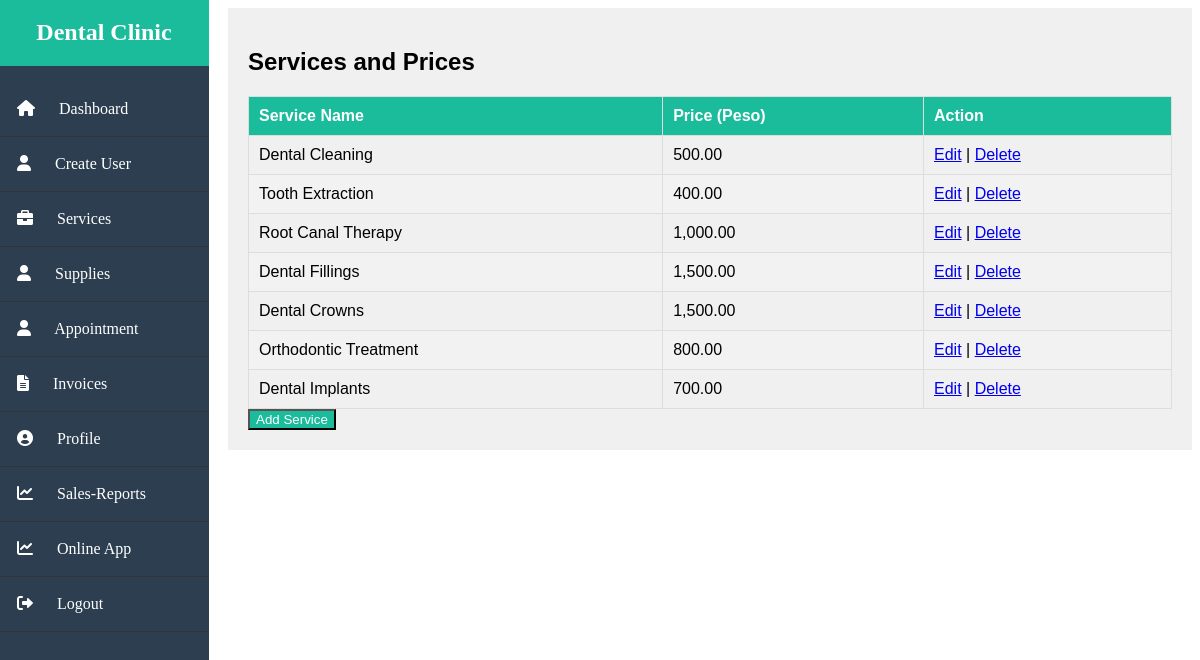
/adminservices.php, run on the app's committed database.
### tables this page shows
CREATE TABLE `services` (
  `id` int(11) NOT NULL,
  `name` varchar(255) NOT NULL,
  `price` decimal(10,2) NOT NULL
);

### adminservices.php (the view, shortened to what this page needs)
<?php
include 'sad/db.php';
?>
<!DOCTYPE html>
<html lang="en">
<head>
<link rel="stylesheet" href="https://cdnjs.cloudflare.com/ajax/libs/font-awesome/6.0.0/css/all.min.css">
</head>
<body>
<?php
        include 'sidebar.php';
        ?>
<div class="content">
  <h2>Services and Prices</h2>
  <table>
    <thead>
      <tr>
        <th>Service Name</th>
        <th>Price (Peso)</th>
        <th>Action</th>
      </tr>
    </thead>
    <tbody>
      <?php
      $query = "SELECT * FROM services";
      $result = mysqli_query($conn, $query);
      if ($result) {
        while ($row = mysqli_fetch_assoc($result)) {
          echo "<tr>";
          echo "<td>" . $row['name'] . "</td>";
          echo "<td>" . number_format($row['price'], 2) . "</td>";
          echo "<td>";
          echo "<a href='services.php?edit_id=" . $row['id'] . "'>Edit</a> | ";
          echo "<a href='services.php?delete_id=" . $row['id'] . "'>Delete</a>";
          echo "</td>";
          echo "</tr>";
        }
      } else {
        echo "Error: " . $query . "<br>" . mysqli_error($conn);
      }
      ?>
    </tbody>
  </table>
<button type="button" onclick="toggleAddServiceForm()" style="background-color: #1abc9c; color: #fff;">Add Service</button>
</div>
</body>
</html>

### adminservices.php (style rules this page uses)
.content { margin-left: 220px; padding: 20px; font-family: 'Arial', sans-serif; background: #f0f0f0; }
table { width: 100%; border-collapse: collapse; margin-top: 20px; }
th, td { border: 1px solid #ddd; padding: 10px; text-align: left; }
th { background-color: #1abc9c; color: white; }
tr:nth-child(even) { background-color: #f2f2f2; }

### data on the page
services: name "Dental Cleaning", price "500.00"
services: name "Tooth Extraction", price "400.00"
services: name "Root Canal Therapy", price "1,000.00"
services: name "Dental Fillings", price "1,500.00"
services: name "Dental Crowns", price "1,500.00"
services: name "Orthodontic Treatment", price "800.00"
services: name "Dental Implants", price "700.00"
